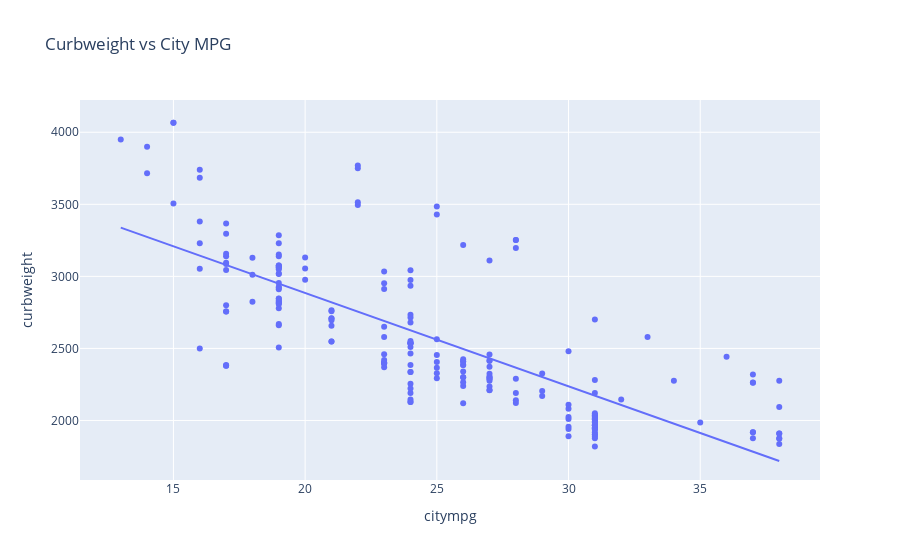
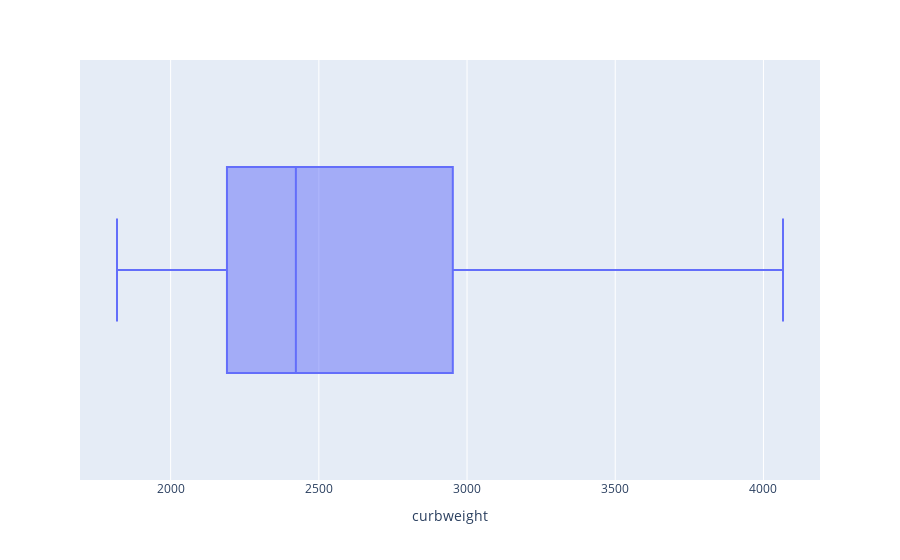

These figures' notebook cell, in order:
### Markdown cell above
### Create Correlation Matricies w/Heatmaps
##### Body Data: **Curbweight** and **Carlength** have the strongest linear association with City MPG

### Code cell
# Create Correlation Coefficient table
body_city_corr = body_data_city.corr()
display(body_city_corr)

# Create Heatmap with Correlation Coefficient table
fig, ax = plt.subplots(figsize=(12,8))
sns.heatmap(body_city_corr, cmap="Blues", annot=True)
plt.title("Body Data vs City MPG Correlation Matrix", fontsize=20)
plt.show()

# Visualize relationship between Curbweight and Target Variable w/ Trendline
display(px.scatter(body_data_city, x="citympg", y="curbweight", trendline="ols", title="Curbweight vs City MPG"))

fig = px.box(body_data_city, x="curbweight")
fig.show()

### Figure 1 — Plotly figure (JSON) as saved in the notebook; plotly's stock layout.template omitted (floating-point values rounded to 4 significant figures; data arrays with more than 128 entries replaced by an {"elided": "..."} marker saying what was removed)
{"data": [{"hovertemplate": "citympg=%{x}<br>curbweight=%{y}<extra></extra>", "legendgroup": "", "marker": {"color": "#636efa", "symbol": "circle"}, "mode": "markers", "name": "", "orientation": "v", "showlegend": false, "type": "scatter", "x": {"elided": "202 int values"}, "xaxis": "x", "y": {"elided": "202 int values"}, "yaxis": "y"}, {"hovertemplate": "<b>OLS trendline</b><br>curbweight = -64.7896 * citympg + 4180.69<br>R<sup>2</sup>=0.575012<br><br>citympg=%{x}<br>curbweight=%{y} <b>(trend)</b><extra></extra>", "legendgroup": "", "marker": {"color": "#636efa", "symbol": "circle"}, "mode": "lines", "name": "", "showlegend": false, "type": "scatter", "x": {"elided": "202 int values"}, "xaxis": "x", "y": {"elided": "202 float values"}, "yaxis": "y"}], "layout": {"legend": {"tracegroupgap": 0}, "title": {"text": "Curbweight vs City MPG"}, "xaxis": {"anchor": "y", "domain": [0, 1], "title": {"text": "citympg"}}, "yaxis": {"anchor": "x", "domain": [0, 1], "title": {"text": "curbweight"}}}}

### Figure 2 — Plotly figure (JSON) as saved in the notebook; plotly's stock layout.template omitted (floating-point values rounded to 4 significant figures; data arrays with more than 128 entries replaced by an {"elided": "..."} marker saying what was removed)
{"data": [{"alignmentgroup": "True", "hovertemplate": "curbweight=%{x}<extra></extra>", "legendgroup": "", "marker": {"color": "#636efa"}, "name": "", "notched": false, "offsetgroup": "", "orientation": "h", "showlegend": false, "type": "box", "x": {"elided": "202 int values"}, "x0": " ", "xaxis": "x", "y0": " ", "yaxis": "y"}], "layout": {"boxmode": "group", "legend": {"tracegroupgap": 0}, "margin": {"t": 60}, "xaxis": {"anchor": "y", "domain": [0, 1], "title": {"text": "curbweight"}}, "yaxis": {"anchor": "x", "domain": [0, 1]}}}
